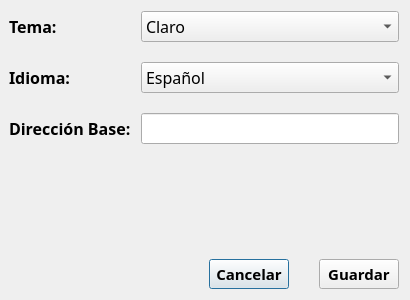
<?xml version="1.0" encoding="UTF-8"?>
<ui version="4.0">
 <class>SettingsDialog</class>
 <widget class="QDialog" name="SettingsDialog">
  <property name="geometry">
   <rect>
    <x>0</x>
    <y>0</y>
    <width>408</width>
    <height>300</height>
   </rect>
  </property>
  <property name="windowTitle">
   <string>Dialog</string>
  </property>
  <layout class="QVBoxLayout" name="verticalLayout">
   <property name="leftMargin">
    <number>9</number>
   </property>
   <item>
    <layout class="QFormLayout" name="formLayout">
     <property name="verticalSpacing">
      <number>20</number>
     </property>
     <item row="0" column="0">
      <widget class="QLabel" name="lblTema">
       <property name="font">
        <font>
         <family>Montserrat</family>
         <pointsize>12</pointsize>
         <bold>true</bold>
        </font>
       </property>
       <property name="text">
        <string>Tema: </string>
       </property>
      </widget>
     </item>
     <item row="0" column="1">
      <widget class="QComboBox" name="cbTema">
       <property name="font">
        <font>
         <family>Montserrat</family>
         <pointsize>12</pointsize>
        </font>
       </property>
       <item>
        <property name="text">
         <string>Claro</string>
        </property>
       </item>
       <item>
        <property name="text">
         <string>Oscuro</string>
        </property>
       </item>
      </widget>
     </item>
     <item row="1" column="1">
      <widget class="QComboBox" name="cbIdioma">
       <property name="font">
        <font>
         <family>Montserrat</family>
         <pointsize>12</pointsize>
        </font>
       </property>
       <item>
        <property name="text">
         <string>Español</string>
        </property>
       </item>
       <item>
        <property name="text">
         <string>Inglés</string>
        </property>
       </item>
      </widget>
     </item>
     <item row="1" column="0">
      <widget class="QLabel" name="lblIdioma">
       <property name="font">
        <font>
         <family>Montserrat</family>
         <pointsize>12</pointsize>
         <bold>true</bold>
        </font>
       </property>
       <property name="text">
        <string>Idioma: </string>
       </property>
      </widget>
     </item>
     <item row="2" column="0">
      <widget class="QLabel" name="lblDireccion">
       <property name="font">
        <font>
         <family>Montserrat</family>
         <pointsize>12</pointsize>
         <bold>true</bold>
        </font>
       </property>
       <property name="text">
        <string>Dirección Base: </string>
       </property>
      </widget>
     </item>
     <item row="2" column="1">
      <widget class="QLineEdit" name="leDireccion">
       <property name="font">
        <font>
         <family>Montserrat</family>
         <pointsize>12</pointsize>
        </font>
       </property>
      </widget>
     </item>
    </layout>
   </item>
   <item>
    <layout class="QHBoxLayout" name="horizontalLayout">
     <property name="spacing">
      <number>30</number>
     </property>
     <property name="leftMargin">
      <number>200</number>
     </property>
     <item>
      <widget class="QPushButton" name="btnCancelar">
       <property name="minimumSize">
        <size>
         <width>0</width>
         <height>30</height>
        </size>
       </property>
       <property name="font">
        <font>
         <family>Montserrat</family>
         <pointsize>11</pointsize>
         <bold>true</bold>
        </font>
       </property>
       <property name="text">
        <string>Cancelar</string>
       </property>
      </widget>
     </item>
     <item>
      <widget class="QPushButton" name="btnGuardar">
       <property name="minimumSize">
        <size>
         <width>0</width>
         <height>30</height>
        </size>
       </property>
       <property name="font">
        <font>
         <family>Montserrat</family>
         <pointsize>11</pointsize>
         <bold>true</bold>
        </font>
       </property>
       <property name="text">
        <string>Guardar</string>
       </property>
      </widget>
     </item>
    </layout>
   </item>
  </layout>
 </widget>
 <resources/>
 <connections/>
</ui>
